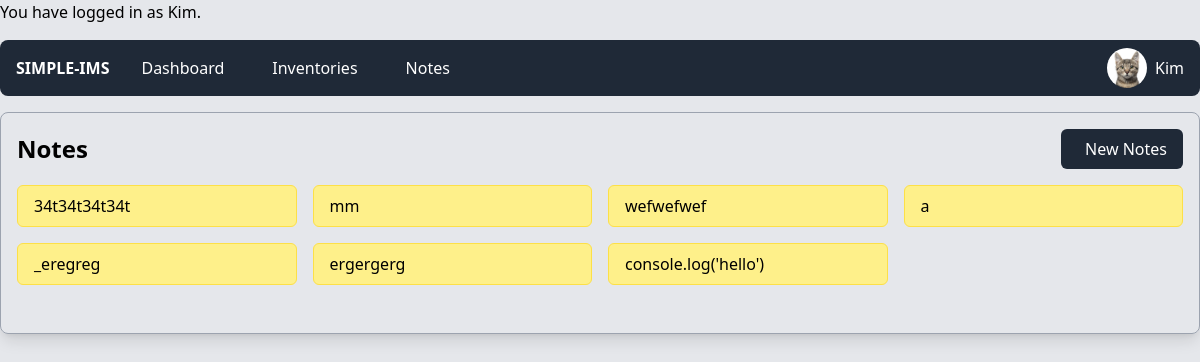
Page /notes.php (signed in) on the committed database.
### tables this page shows
CREATE TABLE `users` (
  `id` int(11) NOT NULL,
  `profile` varchar(255) NOT NULL,
  `name` varchar(255) NOT NULL,
  `email` varchar(255) NOT NULL,
  `role` varchar(255) NOT NULL,
  `password` varchar(255) NOT NULL
);

CREATE TABLE `notes` (
  `id` int(255) NOT NULL,
  `name` varchar(255) NOT NULL
);

### notes.php (the view, shortened to what this page needs)
<?php
include '_header.php';
$query = "SELECT * FROM notes";
$result = mysqli_query($connect, $query);
echo '<main class="m-auto mt-4 max-w-7xl">';
    echo '<div class="p-4 shadow-lg border border-gray-400 rounded-lg">';
        echo '<div class="flex justify-between mb-4">
            <div>
                <div class="font-bold text-2xl py-1">
                    Notes
                </div>
            </div>
            <div>
                <a href="?modal=create" class="block p-2 px-4 rounded-md bg-gray-800 text-white"><i class="ti ti-plus mr-2"></i>New Notes</a>
            </div>
        </div>';
        echo '<form action="action/noteController.php" method="post">';
            echo '<div class="grid grid-cols-4 gap-4">';
            while($row=mysqli_fetch_assoc($result)){
                echo '<div class="border border-yellow-300 bg-yellow-200 rounded-md flex">';
                if(isset($_GET['modal']) && $_GET['modal']=='delete' && $_GET['id']==$row['id']){
                    echo '<input type="number" name="id" value="'.$_GET['id'].'" hidden>';
                    echo '<span class="p-2 px-4 w-full">'.$row['name'].'</span>';
                    echo '<button type="submit" name="delete"><i class="ti ti-trash mr-2"></i></button>';
                }else{
                    echo '<a href="?modal=edit&id='.$row['id'].'" class="p-2 px-4 w-full flex justify-between">
                        <span>'.strip_tags($row['name']).'</span>
                        <i class="ti ti-edit py-1"></i>
                    </a>';
                }
                echo '</div>';
            }
            echo '</div>';
        echo '</form>';
    echo '</div>';
echo '</main>';

### _header.php (shortened to what this page needs)
<?php
    include 'action/database.php';
    include 'middleware/auth.php';
?>
<!DOCTYPE html>
<html lang="en">
<head>
    <script src="https://cdn.tailwindcss.com"></script>
    <link rel="stylesheet" href="https://cdn.jsdelivr.net/npm/@tabler/icons-webfont@latest/dist/tabler-icons.min.css" />
</head>
<body class="bg-gray-200">
<div class="max-w-7xl m-auto bg-gray-800 text-white flex justify-between rounded-lg p-2 mt-4">
    <div class="flex">
        <div>
            <div class="font-bold p-2">
                SIMPLE-IMS
            </div>
        </div>
        <div class="hidden md:flex gap-2">
            <a href="index.php" class="p-2 px-4 rounded-md duration-300 hover:bg-sky-400">
                <i class="ti ti-dashboard mr-2"></i>Dashboard
            </a>
            <a href="inventories.php" class="p-2 px-4 rounded-md duration-300 hover:bg-sky-400">
                <i class="ti ti-building-warehouse mr-2"></i>Inventories
            </a>
            <a href="notes.php" class="p-2 px-4 rounded-md duration-300 hover:bg-sky-400">
                <i class="ti ti-note mr-2"></i>Notes
            </a>
        </div>
    </div>
    <div class="flex">
        <?php
            if(isset($_SESSION['user']) && $_SESSION['user']!=''){
                $id = $_SESSION['user']['id'];
                $query = "SELECT profile FROM users WHERE id='$id'";
                $result = mysqli_query($connect, $query);
                $row = mysqli_fetch_assoc($result);
                echo '<a href="profile.php" class="rounded-md duration-300 hover:bg-sky-400 flex">
                        <span><img src="'.$row['profile'].'" class="h-[40px] rounded-full"/></span>
                        <span class="m-2">'.$_SESSION['user']['name'].'</span>
                    </a>';
            }else{
                echo '<a href="login.php" class="p-2 px-4 rounded-md duration-300 hover:bg-sky-400">Login</a>';
            }
        ?>
    </div>
</div>

### rows in the picture
users: profile (picture)
notes: name "34t34t34t34t"
notes: name "mm"
notes: name "wefwefwef"
notes: name "a"
notes: name "_eregreg"
notes: name "ergergerg"
notes: name "console.log('hello')"

### other values in the picture
$_SESSION['user']['name'] "Kim"
